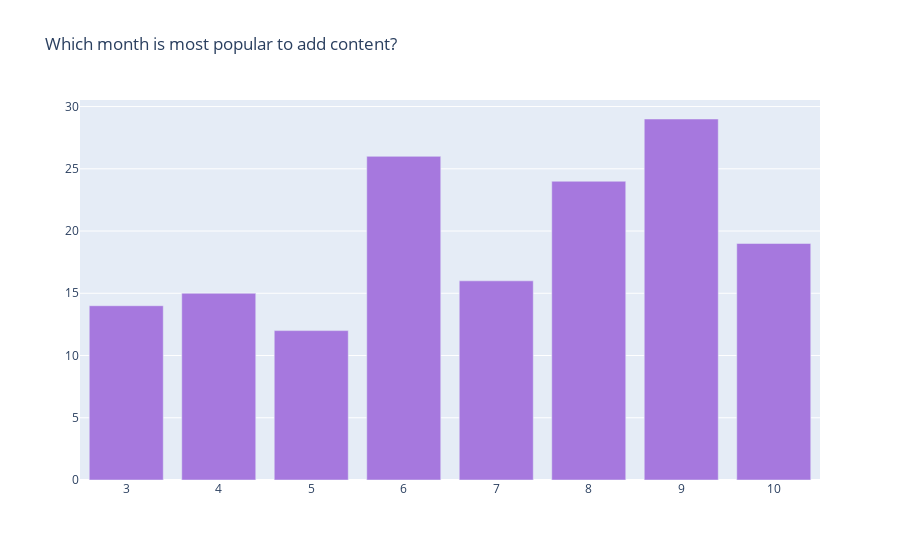

Here is the notebook cell this chart was saved with:
### Code cell
col = 'added_month'
vc4 = df[col].value_counts().reset_index()
vc4 = vc4.rename(columns = {col : "count", "index" : col})
#vc4['percent'] = vc4['count'].apply(lambda x : 100*x/sum(vc1['count']))
vc4 = vc4.sort_values(col)

trace1 = go.Bar(x=vc4[col], y=vc4["count"], name="content", marker=dict(color="#a678de"))
data = [trace1]
layout = go.Layout(title="Which month is most popular to add content?", legend=dict(x=0.1, y=1.1, orientation="h"))
fig = go.Figure(data, layout=layout)
fig.show()

### Figure 1 — Plotly figure (JSON) as saved in the notebook; plotly's stock layout.template omitted (floating-point values rounded to 4 significant figures)
{"data": [{"marker": {"color": "#a678de"}, "name": "content", "type": "bar", "x": [3, 4, 5, 6, 7, 8, 9, 10], "y": [14, 15, 12, 26, 16, 24, 29, 19]}], "layout": {"legend": {"orientation": "h", "x": 0.1, "y": 1.1}, "title": {"text": "Which month is most popular to add content?"}}}
